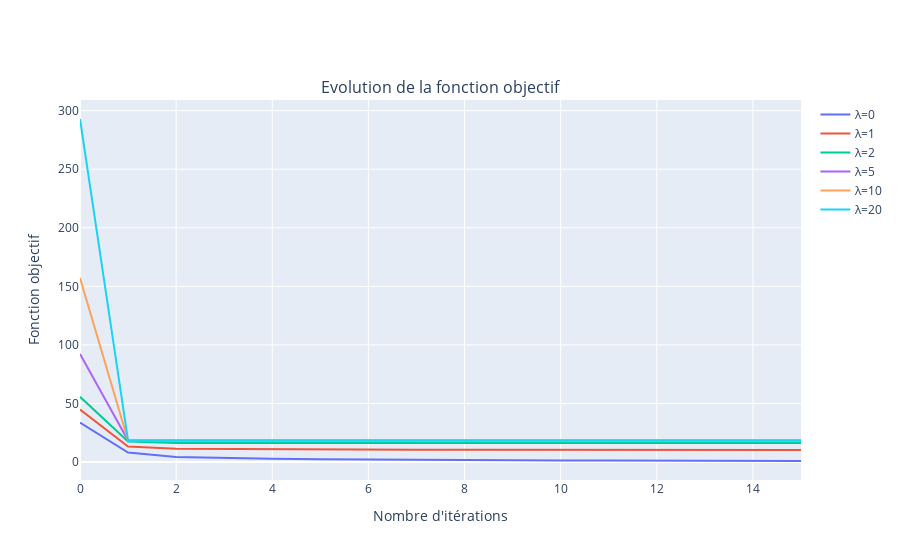
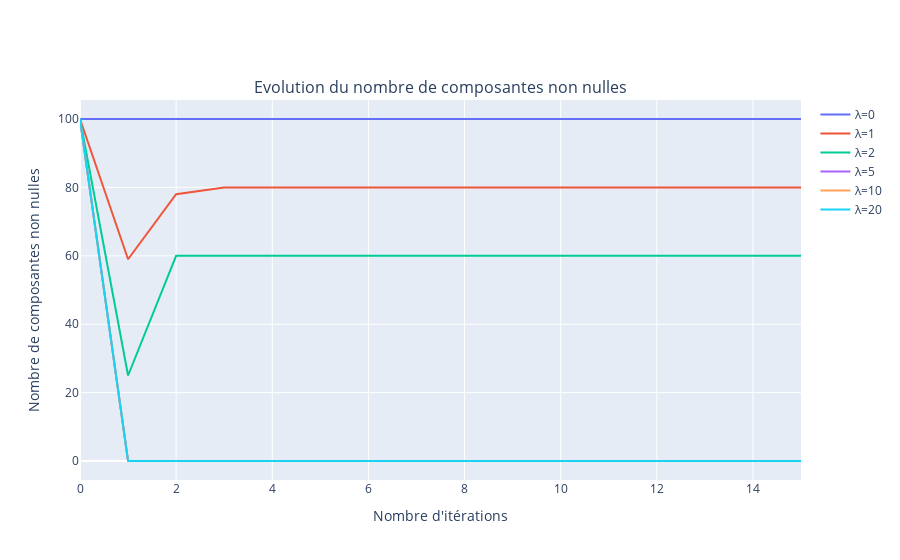

The code cell stored with these charts, in order, in its notebook:
### Code cell
E_list_list = []
NZ_list_list = []
lambdas=[0,1,2,5,10,20]

for l in lambdas:
    w = .5*nprd.random(N) - .25
    E_list = [(F(w) + l*ln.norm(w, ord=1))]
    NZ_list = [count_non_zeros(w)] 
    threshold = alpha*l # threshold
    for niter in range(Nitermax):
        w = w - alpha*GradF(w)
        w = np.where(np.abs(w) > threshold, w-l*alpha*np.sign(w), 0)
        E_list.append(F(w) + l*ln.norm(w, ord=1))
        NZ_list.append(count_non_zeros(w))
    E_list_list.append(E_list)
    NZ_list_list.append(NZ_list)
# Create the first plot for the evolution of the objective function
fig1 = make_subplots(rows=1, cols=1, subplot_titles=["Evolution de la fonction objectif"])
for i, Lambda in enumerate(lambdas):
    fig1.add_trace(go.Scatter(x=list(range(len(E_list_list[i]))), y=E_list_list[i], mode='lines', 
                              name=f"λ={Lambda}"), row=1, col=1)
fig1.update_xaxes(title_text="Nombre d'itérations")
fig1.update_yaxes(title_text="Fonction objectif")
fig1.update_layout(showlegend=True)

# Create the second plot for the evolution of the number of non-zero components
fig2 = make_subplots(rows=1, cols=1, subplot_titles=["Evolution du nombre de composantes non nulles"])
for i, Lambda in enumerate(lambdas):
    fig2.add_trace(go.Scatter(x=list(range(len(NZ_list_list[i]))), y=NZ_list_list[i], mode='lines', 
                              name=f"λ={Lambda}"), row=1, col=1)
fig2.update_xaxes(title_text="Nombre d'itérations")
fig2.update_yaxes(title_text="Nombre de composantes non nulles")
fig2.update_layout(showlegend=True)

# Showing both plots separately
fig1.show()
fig2.show()

### Figure 1 — Plotly figure (JSON) as saved in the notebook; plotly's stock layout.template omitted (floating-point values rounded to 4 significant figures)
{"data": [{"mode": "lines", "name": "λ=0", "type": "scatter", "x": [0, 1, 2, 3, 4, 5, 6, 7, 8, 9, 10, 11, 12, 13, 14, 15], "xaxis": "x", "y": [33.7, 8.025, 4.268, 3.418, 2.852, 2.439, 2.121, 1.869, 1.662, 1.49, 1.344, 1.219, 1.111, 1.016, 0.9317, 0.8573], "yaxis": "y"}, {"mode": "lines", "name": "λ=1", "type": "scatter", "x": [0, 1, 2, 3, 4, 5, 6, 7, 8, 9, 10, 11, 12, 13, 14, 15], "xaxis": "x", "y": [44.82, 13.27, 11.24, 10.97, 10.75, 10.63, 10.53, 10.46, 10.41, 10.37, 10.34, 10.32, 10.31, 10.3, 10.29, 10.28], "yaxis": "y"}, {"mode": "lines", "name": "λ=2", "type": "scatter", "x": [0, 1, 2, 3, 4, 5, 6, 7, 8, 9, 10, 11, 12, 13, 14, 15], "xaxis": "x", "y": [55.64, 17.5, 16.2, 16.16, 16.15, 16.15, 16.14, 16.14, 16.14, 16.14, 16.14, 16.14, 16.14, 16.14, 16.14, 16.14], "yaxis": "y"}, {"mode": "lines", "name": "λ=5", "type": "scatter", "x": [0, 1, 2, 3, 4, 5, 6, 7, 8, 9, 10, 11, 12, 13, 14, 15], "xaxis": "x", "y": [92.28, 18.29, 18.29, 18.29, 18.29, 18.29, 18.29, 18.29, 18.29, 18.29, 18.29, 18.29, 18.29, 18.29, 18.29, 18.29], "yaxis": "y"}, {"mode": "lines", "name": "λ=10", "type": "scatter", "x": [0, 1, 2, 3, 4, 5, 6, 7, 8, 9, 10, 11, 12, 13, 14, 15], "xaxis": "x", "y": [157.1, 18.29, 18.29, 18.29, 18.29, 18.29, 18.29, 18.29, 18.29, 18.29, 18.29, 18.29, 18.29, 18.29, 18.29, 18.29], "yaxis": "y"}, {"mode": "lines", "name": "λ=20", "type": "scatter", "x": [0, 1, 2, 3, 4, 5, 6, 7, 8, 9, 10, 11, 12, 13, 14, 15], "xaxis": "x", "y": [292.9, 18.29, 18.29, 18.29, 18.29, 18.29, 18.29, 18.29, 18.29, 18.29, 18.29, 18.29, 18.29, 18.29, 18.29, 18.29], "yaxis": "y"}], "layout": {"annotations": [{"font": {"size": 16}, "showarrow": false, "text": "Evolution de la fonction objectif", "x": 0.5, "xanchor": "center", "xref": "paper", "y": 1, "yanchor": "bottom", "yref": "paper"}], "showlegend": true, "xaxis": {"anchor": "y", "domain": [0, 1], "title": {"text": "Nombre d'itérations"}}, "yaxis": {"anchor": "x", "domain": [0, 1], "title": {"text": "Fonction objectif"}}}}

### Figure 2 — Plotly figure (JSON) as saved in the notebook; plotly's stock layout.template omitted (floating-point values rounded to 4 significant figures)
{"data": [{"mode": "lines", "name": "λ=0", "type": "scatter", "x": [0, 1, 2, 3, 4, 5, 6, 7, 8, 9, 10, 11, 12, 13, 14, 15], "xaxis": "x", "y": [100, 100, 100, 100, 100, 100, 100, 100, 100, 100, 100, 100, 100, 100, 100, 100], "yaxis": "y"}, {"mode": "lines", "name": "λ=1", "type": "scatter", "x": [0, 1, 2, 3, 4, 5, 6, 7, 8, 9, 10, 11, 12, 13, 14, 15], "xaxis": "x", "y": [100, 59, 78, 80, 80, 80, 80, 80, 80, 80, 80, 80, 80, 80, 80, 80], "yaxis": "y"}, {"mode": "lines", "name": "λ=2", "type": "scatter", "x": [0, 1, 2, 3, 4, 5, 6, 7, 8, 9, 10, 11, 12, 13, 14, 15], "xaxis": "x", "y": [100, 25, 60, 60, 60, 60, 60, 60, 60, 60, 60, 60, 60, 60, 60, 60], "yaxis": "y"}, {"mode": "lines", "name": "λ=5", "type": "scatter", "x": [0, 1, 2, 3, 4, 5, 6, 7, 8, 9, 10, 11, 12, 13, 14, 15], "xaxis": "x", "y": [100, 0, 0, 0, 0, 0, 0, 0, 0, 0, 0, 0, 0, 0, 0, 0], "yaxis": "y"}, {"mode": "lines", "name": "λ=10", "type": "scatter", "x": [0, 1, 2, 3, 4, 5, 6, 7, 8, 9, 10, 11, 12, 13, 14, 15], "xaxis": "x", "y": [100, 0, 0, 0, 0, 0, 0, 0, 0, 0, 0, 0, 0, 0, 0, 0], "yaxis": "y"}, {"mode": "lines", "name": "λ=20", "type": "scatter", "x": [0, 1, 2, 3, 4, 5, 6, 7, 8, 9, 10, 11, 12, 13, 14, 15], "xaxis": "x", "y": [100, 0, 0, 0, 0, 0, 0, 0, 0, 0, 0, 0, 0, 0, 0, 0], "yaxis": "y"}], "layout": {"annotations": [{"font": {"size": 16}, "showarrow": false, "text": "Evolution du nombre de composantes non nulles", "x": 0.5, "xanchor": "center", "xref": "paper", "y": 1, "yanchor": "bottom", "yref": "paper"}], "showlegend": true, "xaxis": {"anchor": "y", "domain": [0, 1], "title": {"text": "Nombre d'itérations"}}, "yaxis": {"anchor": "x", "domain": [0, 1], "title": {"text": "Nombre de composantes non nulles"}}}}
